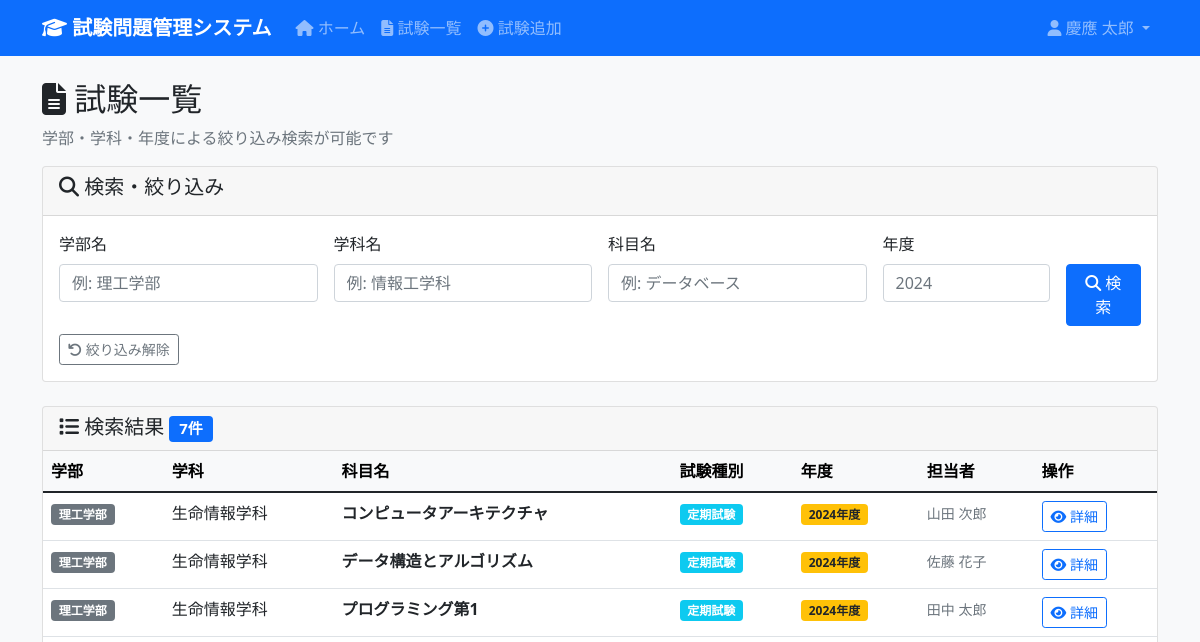
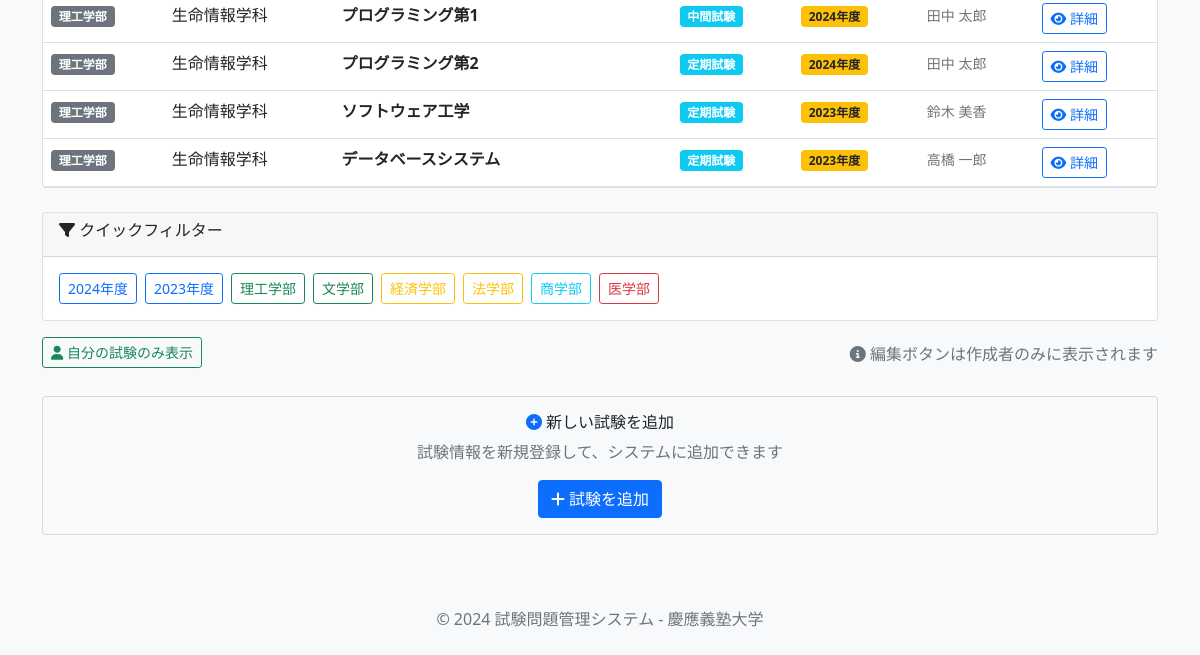
The app's page /exams (signed in), older data (2 pictures, top to bottom).
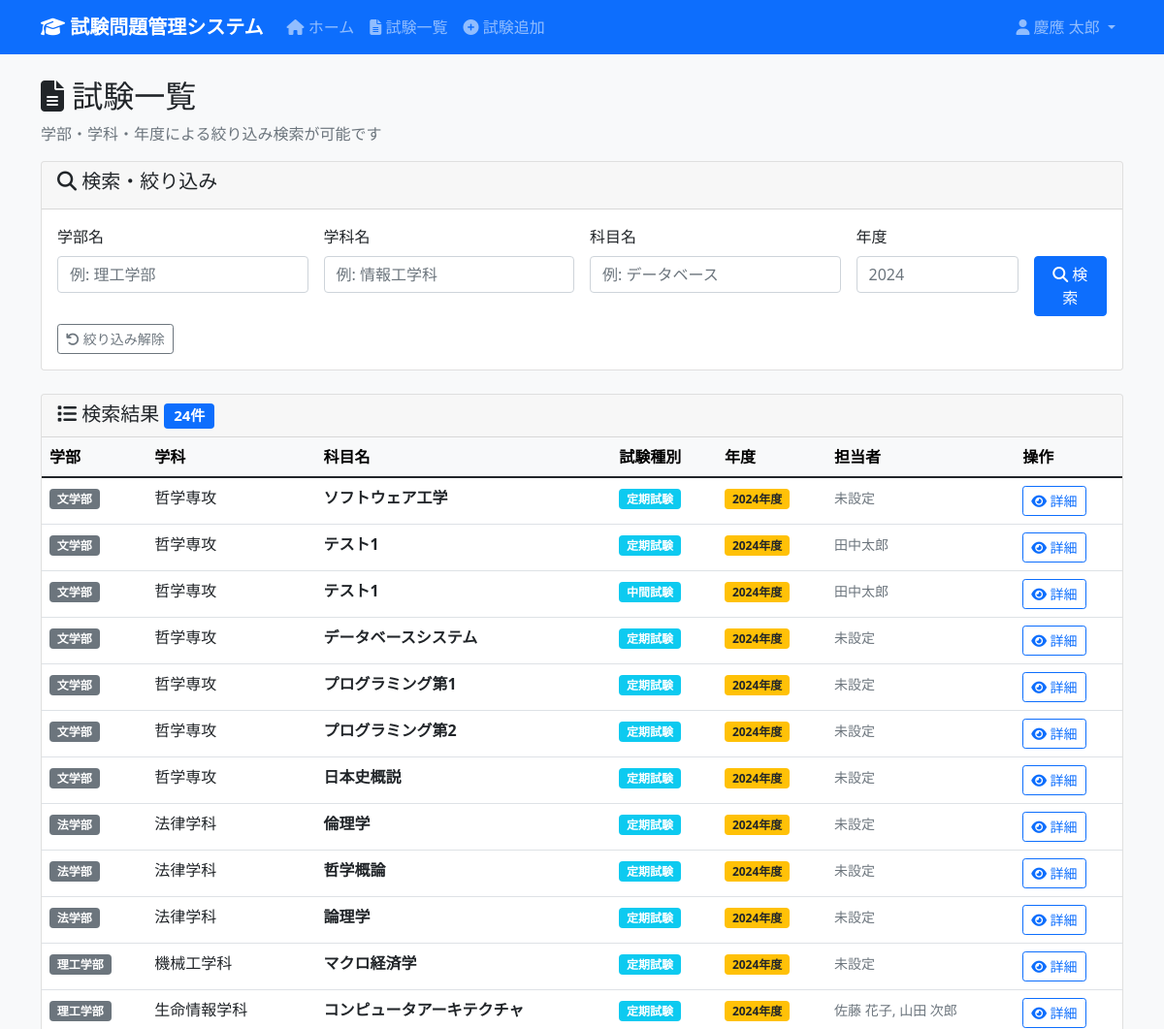
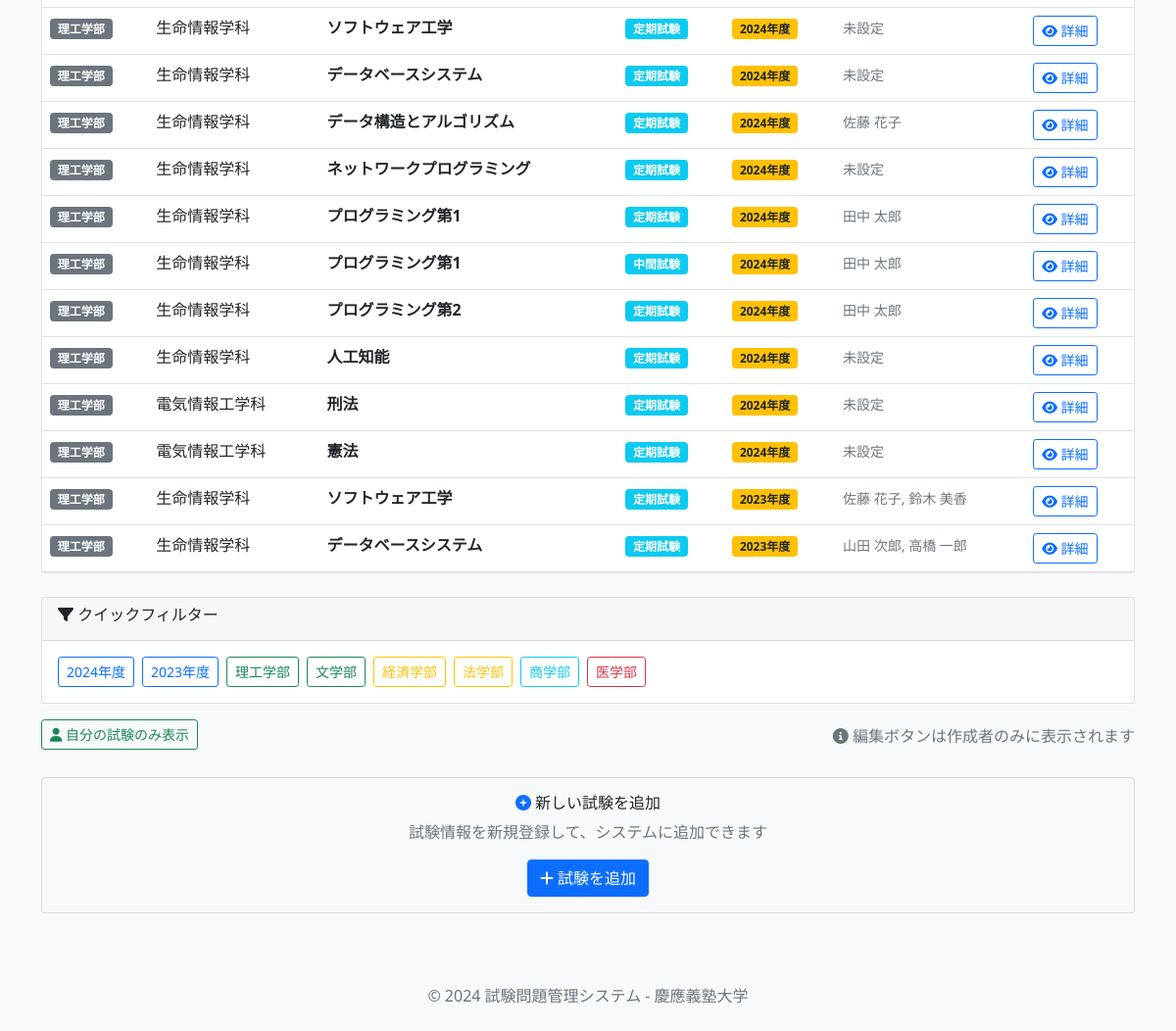
The same page, newer data (2 pictures, top to bottom).
### tables this page shows
CREATE TABLE Exams (
    exam_id INTEGER PRIMARY KEY AUTOINCREMENT,
    subject_id INTEGER NOT NULL,
    exam_type_id INTEGER NOT NULL,
    exam_year INTEGER NOT NULL,
    instructions TEXT,
    created_by INTEGER,
    created_at DATETIME DEFAULT CURRENT_TIMESTAMP,
    updated_at DATETIME DEFAULT CURRENT_TIMESTAMP,
    FOREIGN KEY (subject_id) REFERENCES Subjects(subject_id) ON DELETE CASCADE,
    FOREIGN KEY (exam_type_id) REFERENCES ExamTypes(exam_type_id) ON DELETE RESTRICT,
    FOREIGN KEY (created_by) REFERENCES Users(user_id) ON DELETE SET NULL,
    UNIQUE(subject_id, exam_type_id, exam_year)
);

### app.py (the view)
    def decorated_function(*args, **kwargs):
        if 'user_id' not in session:
            return redirect(url_for('login'))
        return f(*args, **kwargs)

### app.py (called while the page is built)
def get_db() -> sqlite3.Connection:
    db = getattr(g, '_database', None)
    if db is None:
        try:
            db = g._database = sqlite3.connect(DATABASE)
            db.execute('PRAGMA foreign_keys = ON')
            db.row_factory = sqlite3.Row
        except Exception as e:
            import sys
            print(f"Database connection error: {e}", file=sys.stderr)
            raise
    return db

@app.teardown_appcontext
def close_connection(exception: Optional[BaseException]) -> None:
    db = getattr(g, '_database', None)
    if db is not None:
        db.close()

def login_required(f):
    def decorated_function(*args, **kwargs):
        if 'user_id' not in session:
            return redirect(url_for('login'))
        return f(*args, **kwargs)
    decorated_function.__name__ = f.__name__
    decorated_function.__doc__ = f.__doc__
    decorated_function.__module__ = f.__module__
    return decorated_function

### templates/exams/list.html (shortened to what the changed rows need)
{% extends "base.html" %}
{% block content %}
<div class="row">
    <div class="col-12">
        <h2>
            <i class="fas fa-file-alt"></i> 試験一覧
        </h2>
    </div>
</div>
<div class="row">
    <div class="col-12">
        {% if exam_list %}
            <div class="card">
                <div class="card-header d-flex justify-content-between align-items-center">
                    <h5 class="mb-0">
                        <i class="fas fa-list"></i> 検索結果
                        <span class="badge bg-primary">{{ exam_list|length }}件</span>
                    </h5>
                </div>
                <div class="card-body p-0">
                    <div class="table-responsive">
                        <table class="table table-hover mb-0">
                            <thead class="table-light">
                                <tr>
                                    <th>学部</th>
                                    <th>学科</th>
                                    <th>科目名</th>
                                    <th>試験種別</th>
                                    <th>年度</th>
                                    <th>担当者</th>
                                    <th>操作</th>
                                </tr>
                            </thead>
                            <tbody>
                                {% for exam in exam_list %}
                                <tr data-created-by="{{ exam[7] if exam[7] else '' }}">
                                    <td>
                                        <span class="badge bg-secondary">{{ exam[1] }}</span>
                                    </td>
                                    <td>{{ exam[2] }}</td>
                                    <td>
                                        <strong>{{ exam[3] }}</strong>
                                    </td>
                                    <td>
                                        <span class="badge bg-info">{{ exam[4] }}</span>
                                    </td>
                                    <td>
                                        <span class="badge bg-warning text-dark">{{ exam[5] }}年度</span>
                                    </td>
                                    <td>
                                        {% if exam[6] %}
                                            <small class="text-muted">{{ exam[6] }}</small>
                                        {% else %}
                                            <small class="text-muted">未設定</small>
                                        {% endif %}
                                    </td>
                                    <td>
                                        <div class="btn-group" role="group">
                                            <a href="{{ url_for('exam_detail', exam_id=exam[0]) }}"
                                               class="btn btn-sm btn-outline-primary">
                                                <i class="fas fa-eye"></i> 詳細
                                            </a>
                                        </div>
                                    </td>
                                </tr>
                                {% endfor %}
                            </tbody>
                        </table>
                    </div>
                </div>
            </div>
        {% endif %}
    </div>
</div>
{% endblock %}

Row changes from the older to the newer data that the page shows:
added Exams: exam "文学部", exam "哲学専攻", exam "ソフトウェア工学", exam "定期試験", exam_year "2024", shows "未設定"
added Exams: exam "文学部", exam "哲学専攻", exam "テスト1", exam "定期試験", exam_year "2024", exam "田中太郎"
added Exams: exam "文学部", exam "哲学専攻", exam "テスト1", exam "中間試験", exam_year "2024", exam "田中太郎"
added Exams: exam "文学部", exam "哲学専攻", exam "データベースシステム", exam "定期試験", exam_year "2024", shows "未設定"
added Exams: exam "文学部", exam "哲学専攻", exam "プログラミング第1", exam "定期試験", exam_year "2024", shows "未設定"
added Exams: exam "文学部", exam "哲学専攻", exam "プログラミング第2", exam "定期試験", exam_year "2024", shows "未設定"
added Exams: exam "文学部", exam "哲学専攻", exam "日本史概説", exam "定期試験", exam_year "2024", shows "未設定"
added Exams: exam "法学部", exam "法律学科", exam "倫理学", exam "定期試験", exam_year "2024", shows "未設定"
added Exams: exam "法学部", exam "法律学科", exam "哲学概論", exam "定期試験", exam_year "2024", shows "未設定"
added Exams: exam "法学部", exam "法律学科", exam "論理学", exam "定期試験", exam_year "2024", shows "未設定"
added Exams: exam "理工学部", exam "機械工学科", exam "マクロ経済学", exam "定期試験", exam_year "2024", shows "未設定"
computed for Exams (number 12 of 24 on the later page): exam "山田 次郎" → "佐藤 花子, 山田 次郎"
added Exams: exam "理工学部", exam "生命情報学科", exam "ソフトウェア工学", exam "定期試験", exam_year "2024", shows "未設定"
added Exams: exam "理工学部", exam "生命情報学科", exam "データベースシステム", exam "定期試験", exam_year "2024", shows "未設定"
added Exams: exam "理工学部", exam "生命情報学科", exam "ネットワークプログラミング", exam "定期試験", exam_year "2024", shows "未設定"
added Exams: exam "理工学部", exam "生命情報学科", exam "人工知能", exam "定期試験", exam_year "2024", shows "未設定"
added Exams: exam "理工学部", exam "電気情報工学科", exam "刑法", exam "定期試験", exam_year "2024", shows "未設定"
added Exams: exam "理工学部", exam "電気情報工学科", exam "憲法", exam "定期試験", exam_year "2024", shows "未設定"
computed for Exams (number 23 of 24 on the later page): exam "鈴木 美香" → "佐藤 花子, 鈴木 美香"
computed for Exams (number 24 of 24 on the later page): exam "高橋 一郎" → "山田 次郎, 高橋 一郎"
Text that changed along with them:
{{ exam_list|length }}: "7" → "24"
